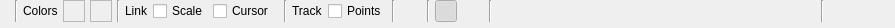
<?xml version="1.0" encoding="UTF-8"?>
<ui version="4.0">
 <class>PlotTableConfigWidget</class>
 <widget class="QWidget" name="PlotTableConfigWidget">
  <property name="geometry">
   <rect>
    <x>0</x>
    <y>0</y>
    <width>895</width>
    <height>26</height>
   </rect>
  </property>
  <property name="windowTitle">
   <string>Form</string>
  </property>
  <layout class="QGridLayout" name="gridLayout">
   <property name="horizontalSpacing">
    <number>5</number>
   </property>
   <property name="margin">
    <number>0</number>
   </property>
   <item row="0" column="18">
    <widget class="QPushButton" name="pushButtonStartAtZero">
     <property name="minimumSize">
      <size>
       <width>22</width>
       <height>22</height>
      </size>
     </property>
     <property name="maximumSize">
      <size>
       <width>22</width>
       <height>22</height>
      </size>
     </property>
     <property name="cursor">
      <cursorShape>PointingHandCursor</cursorShape>
     </property>
     <property name="toolTip">
      <string>Start time from 0</string>
     </property>
     <property name="text">
      <string/>
     </property>
     <property name="iconSize">
      <size>
       <width>16</width>
       <height>16</height>
      </size>
     </property>
     <property name="checkable">
      <bool>true</bool>
     </property>
     <property name="checked">
      <bool>true</bool>
     </property>
     <property name="flat">
      <bool>true</bool>
     </property>
    </widget>
   </item>
   <item row="0" column="14">
    <widget class="QCheckBox" name="checkBoxTrackPoints">
     <property name="toolTip">
      <string>Track plot points at cursor</string>
     </property>
     <property name="text">
      <string>Points</string>
     </property>
    </widget>
   </item>
   <item row="0" column="19">
    <widget class="QPushButton" name="pushButtonDateTime">
     <property name="minimumSize">
      <size>
       <width>22</width>
       <height>22</height>
      </size>
     </property>
     <property name="maximumSize">
      <size>
       <width>22</width>
       <height>22</height>
      </size>
     </property>
     <property name="cursor">
      <cursorShape>PointingHandCursor</cursorShape>
     </property>
     <property name="toolTip">
      <string>Show date and time</string>
     </property>
     <property name="text">
      <string/>
     </property>
     <property name="iconSize">
      <size>
       <width>16</width>
       <height>16</height>
      </size>
     </property>
     <property name="checkable">
      <bool>true</bool>
     </property>
     <property name="flat">
      <bool>true</bool>
     </property>
    </widget>
   </item>
   <item row="0" column="20">
    <widget class="Line" name="line_6">
     <property name="orientation">
      <enum>Qt::Vertical</enum>
     </property>
    </widget>
   </item>
   <item row="0" column="21">
    <widget class="QPushButton" name="pushButtonResetLayout">
     <property name="minimumSize">
      <size>
       <width>22</width>
       <height>22</height>
      </size>
     </property>
     <property name="maximumSize">
      <size>
       <width>22</width>
       <height>22</height>
      </size>
     </property>
     <property name="cursor">
      <cursorShape>PointingHandCursor</cursorShape>
     </property>
     <property name="toolTip">
      <string>Reset layout to even distribution</string>
     </property>
     <property name="text">
      <string/>
     </property>
     <property name="iconSize">
      <size>
       <width>16</width>
       <height>16</height>
      </size>
     </property>
     <property name="flat">
      <bool>true</bool>
     </property>
    </widget>
   </item>
   <item row="1" column="0" colspan="25">
    <widget class="rqt_multiplot::ProgressWidget" name="widgetProgress" native="true">
     <property name="sizePolicy">
      <sizepolicy hsizetype="MinimumExpanding" vsizetype="Preferred">
       <horstretch>0</horstretch>
       <verstretch>0</verstretch>
      </sizepolicy>
     </property>
     <property name="visible">
      <bool>false</bool>
     </property>
    </widget>
   </item>
   <item row="0" column="12">
    <widget class="Line" name="line_3">
     <property name="orientation">
      <enum>Qt::Vertical</enum>
     </property>
    </widget>
   </item>
   <item row="0" column="23">
    <widget class="Line" name="line_4">
     <property name="orientation">
      <enum>Qt::Vertical</enum>
     </property>
    </widget>
   </item>
   <item row="0" column="22">
    <spacer name="horizontalSpacerToolbar">
     <property name="orientation">
      <enum>Qt::Orientation::Horizontal</enum>
     </property>
     <property name="sizeHint" stdset="0">
      <size>
       <width>10</width>
       <height>0</height>
      </size>
     </property>
    </spacer>
   </item>
   <item row="0" column="3">
    <widget class="Line" name="line">
     <property name="orientation">
      <enum>Qt::Vertical</enum>
     </property>
    </widget>
   </item>
   <item row="0" column="6">
    <widget class="QFrame" name="frameForegroundColor">
     <property name="minimumSize">
      <size>
       <width>22</width>
       <height>22</height>
      </size>
     </property>
     <property name="maximumSize">
      <size>
       <width>22</width>
       <height>22</height>
      </size>
     </property>
     <property name="cursor">
      <cursorShape>PointingHandCursor</cursorShape>
     </property>
     <property name="frameShape">
      <enum>QFrame::Shape::StyledPanel</enum>
     </property>
     <property name="frameShadow">
      <enum>QFrame::Shadow::Sunken</enum>
     </property>
     <layout class="QGridLayout" name="gridLayout_3">
      <property name="margin" stdset="0">
       <number>0</number>
      </property>
      <item row="0" column="0">
       <widget class="QLabel" name="labelForegroundColor">
        <property name="toolTip">
         <string>Plot foreground color</string>
        </property>
        <property name="text">
         <string/>
        </property>
       </widget>
      </item>
     </layout>
    </widget>
   </item>
   <item row="0" column="9">
    <widget class="QCheckBox" name="checkBoxLinkScale">
     <property name="toolTip">
      <string>Link plot scales</string>
     </property>
     <property name="layoutDirection">
      <enum>Qt::LayoutDirection::LeftToRight</enum>
     </property>
     <property name="text">
      <string>Scale</string>
     </property>
    </widget>
   </item>
   <item row="0" column="13">
    <widget class="QLabel" name="label_4">
     <property name="text">
      <string>Track</string>
     </property>
    </widget>
   </item>
   <item row="0" column="4">
    <widget class="QLabel" name="label">
     <property name="text">
      <string>Colors</string>
     </property>
    </widget>
   </item>
   <item row="0" column="24">
    <layout class="QHBoxLayout" name="horizontalLayout">
     <property name="spacing">
      <number>0</number>
     </property>
     <item>
      <widget class="QPushButton" name="pushButtonRun">
       <property name="minimumSize">
        <size>
         <width>22</width>
         <height>22</height>
        </size>
       </property>
       <property name="maximumSize">
        <size>
         <width>22</width>
         <height>22</height>
        </size>
       </property>
       <property name="cursor">
        <cursorShape>PointingHandCursor</cursorShape>
       </property>
       <property name="toolTip">
        <string>Run all plots</string>
       </property>
       <property name="text">
        <string/>
       </property>
       <property name="iconSize">
        <size>
         <width>16</width>
         <height>16</height>
        </size>
       </property>
       <property name="flat">
        <bool>true</bool>
       </property>
      </widget>
     </item>
     <item>
      <widget class="QPushButton" name="pushButtonPause">
       <property name="minimumSize">
        <size>
         <width>22</width>
         <height>22</height>
        </size>
       </property>
       <property name="maximumSize">
        <size>
         <width>22</width>
         <height>22</height>
        </size>
       </property>
       <property name="cursor">
        <cursorShape>PointingHandCursor</cursorShape>
       </property>
       <property name="toolTip">
        <string>Pause all plots</string>
       </property>
       <property name="text">
        <string/>
       </property>
       <property name="iconSize">
        <size>
         <width>16</width>
         <height>16</height>
        </size>
       </property>
       <property name="flat">
        <bool>true</bool>
       </property>
      </widget>
     </item>
     <item>
      <widget class="QPushButton" name="pushButtonClear">
       <property name="minimumSize">
        <size>
         <width>22</width>
         <height>22</height>
        </size>
       </property>
       <property name="maximumSize">
        <size>
         <width>22</width>
         <height>22</height>
        </size>
       </property>
       <property name="cursor">
        <cursorShape>PointingHandCursor</cursorShape>
       </property>
       <property name="toolTip">
        <string>Clear all plots</string>
       </property>
       <property name="text">
        <string/>
       </property>
       <property name="iconSize">
        <size>
         <width>16</width>
         <height>16</height>
        </size>
       </property>
       <property name="flat">
        <bool>true</bool>
       </property>
      </widget>
     </item>
    </layout>
   </item>
   <item row="0" column="5">
    <widget class="QFrame" name="frameBackgroundColor">
     <property name="minimumSize">
      <size>
       <width>22</width>
       <height>22</height>
      </size>
     </property>
     <property name="maximumSize">
      <size>
       <width>22</width>
       <height>22</height>
      </size>
     </property>
     <property name="cursor">
      <cursorShape>PointingHandCursor</cursorShape>
     </property>
     <property name="toolTip">
      <string>Plot background color</string>
     </property>
     <property name="frameShape">
      <enum>QFrame::Shape::StyledPanel</enum>
     </property>
     <property name="frameShadow">
      <enum>QFrame::Shadow::Sunken</enum>
     </property>
     <layout class="QGridLayout" name="gridLayout_2">
      <property name="margin" stdset="0">
       <number>0</number>
      </property>
      <item row="0" column="0">
       <widget class="QLabel" name="labelBackgroundColor">
        <property name="toolTip">
         <string>Plot background color</string>
        </property>
        <property name="text">
         <string/>
        </property>
       </widget>
      </item>
     </layout>
    </widget>
   </item>
   <item row="0" column="10">
    <widget class="QCheckBox" name="checkBoxLinkCursor">
     <property name="toolTip">
      <string>Link plot cursors</string>
     </property>
     <property name="text">
      <string>Cursor</string>
     </property>
    </widget>
   </item>
   <item row="0" column="8">
    <widget class="QLabel" name="label_2">
     <property name="text">
      <string>Link</string>
     </property>
    </widget>
   </item>
   <item row="0" column="15">
    <widget class="Line" name="line_5">
     <property name="orientation">
      <enum>Qt::Vertical</enum>
     </property>
    </widget>
   </item>
   <item row="0" column="16">
    <widget class="QPushButton" name="pushButtonSidebar">
     <property name="minimumSize">
      <size>
       <width>22</width>
       <height>22</height>
      </size>
     </property>
     <property name="maximumSize">
      <size>
       <width>22</width>
       <height>22</height>
      </size>
     </property>
     <property name="cursor">
      <cursorShape>PointingHandCursor</cursorShape>
     </property>
     <property name="toolTip">
      <string>Show curve values</string>
     </property>
     <property name="text">
      <string/>
     </property>
     <property name="iconSize">
      <size>
       <width>16</width>
       <height>16</height>
      </size>
     </property>
     <property name="checkable">
      <bool>true</bool>
     </property>
     <property name="flat">
      <bool>true</bool>
     </property>
    </widget>
   </item>
   <item row="0" column="17">
    <widget class="Line" name="line_7">
     <property name="orientation">
      <enum>Qt::Vertical</enum>
     </property>
    </widget>
   </item>
   <item row="0" column="7">
    <widget class="Line" name="line_2">
     <property name="orientation">
      <enum>Qt::Vertical</enum>
     </property>
    </widget>
   </item>
  </layout>
 </widget>
 <customwidgets>
  <customwidget>
   <class>rqt_multiplot::ProgressWidget</class>
   <extends>QWidget</extends>
   <header location="global">rqt_multiplot/ProgressWidget.h</header>
   <container>1</container>
  </customwidget>
 </customwidgets>
 <resources/>
 <connections/>
</ui>
